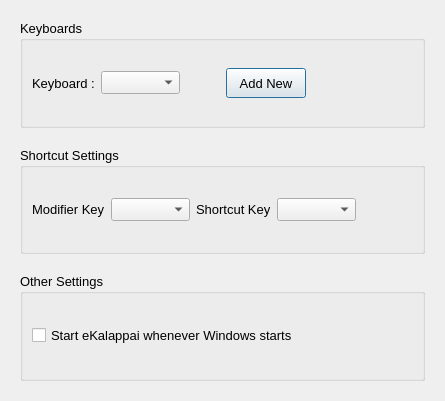
<?xml version="1.0" encoding="UTF-8"?>
<ui version="4.0">
 <class>Dialog</class>
 <widget class="QDialog" name="Dialog">
  <property name="geometry">
   <rect>
    <x>0</x>
    <y>0</y>
    <width>445</width>
    <height>401</height>
   </rect>
  </property>
  <property name="windowTitle">
   <string>Dialog</string>
  </property>
  <layout class="QVBoxLayout" name="verticalLayout_3">
   <item>
    <widget class="QStackedWidget" name="stacked_widget">
     <property name="currentIndex">
      <number>0</number>
     </property>
     <widget class="QWidget" name="settings_page">
      <layout class="QHBoxLayout" name="horizontalLayout_7">
       <item>
        <layout class="QVBoxLayout" name="verticalLayout">
         <item>
          <widget class="QGroupBox" name="groupBox">
           <property name="font">
            <font>
             <pointsize>10</pointsize>
            </font>
           </property>
           <property name="title">
            <string>Keyboards</string>
           </property>
           <layout class="QHBoxLayout" name="horizontalLayout_3">
            <item>
             <widget class="QLabel" name="label">
              <property name="text">
               <string>Keyboard :</string>
              </property>
             </widget>
            </item>
            <item>
             <widget class="QComboBox" name="keyboard_cbox"/>
            </item>
            <item>
             <spacer name="horizontalSpacer">
              <property name="orientation">
               <enum>Qt::Horizontal</enum>
              </property>
              <property name="sizeType">
               <enum>QSizePolicy::Fixed</enum>
              </property>
              <property name="sizeHint" stdset="0">
               <size>
                <width>40</width>
                <height>20</height>
               </size>
              </property>
             </spacer>
            </item>
            <item>
             <widget class="QPushButton" name="add_new_button">
              <property name="minimumSize">
               <size>
                <width>0</width>
                <height>30</height>
               </size>
              </property>
              <property name="text">
               <string>Add New</string>
              </property>
              <property name="icon">
               <iconset resource="../../ekalappai/pykalappai/resources/ekalappai.qrc">
                <normaloff>:/icon/add_file_icon</normaloff>
                <normalon>:/icon/add_file_icon</normalon>:/icon/add_file_icon</iconset>
              </property>
             </widget>
            </item>
            <item>
             <spacer name="horizontalSpacer_3">
              <property name="orientation">
               <enum>Qt::Horizontal</enum>
              </property>
              <property name="sizeHint" stdset="0">
               <size>
                <width>40</width>
                <height>20</height>
               </size>
              </property>
             </spacer>
            </item>
           </layout>
          </widget>
         </item>
         <item>
          <spacer name="verticalSpacer">
           <property name="orientation">
            <enum>Qt::Vertical</enum>
           </property>
           <property name="sizeType">
            <enum>QSizePolicy::Fixed</enum>
           </property>
           <property name="sizeHint" stdset="0">
            <size>
             <width>17</width>
             <height>13</height>
            </size>
           </property>
          </spacer>
         </item>
         <item>
          <widget class="QGroupBox" name="groupBox_2">
           <property name="font">
            <font>
             <pointsize>10</pointsize>
            </font>
           </property>
           <property name="title">
            <string>Shortcut Settings</string>
           </property>
           <layout class="QHBoxLayout" name="horizontalLayout">
            <item>
             <widget class="QLabel" name="label_2">
              <property name="text">
               <string>Modifier Key</string>
              </property>
             </widget>
            </item>
            <item>
             <widget class="QComboBox" name="modifier_cbox"/>
            </item>
            <item>
             <widget class="QLabel" name="label_3">
              <property name="text">
               <string>Shortcut Key</string>
              </property>
             </widget>
            </item>
            <item>
             <widget class="QComboBox" name="shortcut_key_cbox"/>
            </item>
            <item>
             <spacer name="horizontalSpacer_2">
              <property name="orientation">
               <enum>Qt::Horizontal</enum>
              </property>
              <property name="sizeHint" stdset="0">
               <size>
                <width>40</width>
                <height>20</height>
               </size>
              </property>
             </spacer>
            </item>
           </layout>
          </widget>
         </item>
         <item>
          <spacer name="verticalSpacer_2">
           <property name="orientation">
            <enum>Qt::Vertical</enum>
           </property>
           <property name="sizeType">
            <enum>QSizePolicy::Fixed</enum>
           </property>
           <property name="sizeHint" stdset="0">
            <size>
             <width>17</width>
             <height>13</height>
            </size>
           </property>
          </spacer>
         </item>
         <item>
          <widget class="QGroupBox" name="groupBox_3">
           <property name="font">
            <font>
             <pointsize>10</pointsize>
            </font>
           </property>
           <property name="title">
            <string>Other Settings</string>
           </property>
           <layout class="QHBoxLayout" name="horizontalLayout_2">
            <item>
             <widget class="QCheckBox" name="start_windows_check">
              <property name="text">
               <string>Start eKalappai whenever Windows starts</string>
              </property>
             </widget>
            </item>
           </layout>
          </widget>
         </item>
        </layout>
       </item>
      </layout>
     </widget>
     <widget class="QWidget" name="keyboard_add_page">
      <layout class="QVBoxLayout" name="verticalLayout_4">
       <item>
        <widget class="QGroupBox" name="groupBox_4">
         <property name="font">
          <font>
           <pointsize>10</pointsize>
          </font>
         </property>
         <property name="title">
          <string>Add Keyboard</string>
         </property>
         <layout class="QGridLayout" name="gridLayout">
          <item row="0" column="2" colspan="2">
           <widget class="QLineEdit" name="file_path_tview">
            <property name="styleSheet">
             <string notr="true">background-color : #F6F6F6;</string>
            </property>
            <property name="readOnly">
             <bool>true</bool>
            </property>
            <property name="placeholderText">
             <string>Your Scim file path</string>
            </property>
           </widget>
          </item>
          <item row="0" column="1">
           <widget class="QLabel" name="label_5">
            <property name="text">
             <string>Scim Table Path</string>
            </property>
           </widget>
          </item>
          <item row="1" column="1">
           <spacer name="verticalSpacer_3">
            <property name="orientation">
             <enum>Qt::Vertical</enum>
            </property>
            <property name="sizeType">
             <enum>QSizePolicy::Fixed</enum>
            </property>
            <property name="sizeHint" stdset="0">
             <size>
              <width>20</width>
              <height>10</height>
             </size>
            </property>
           </spacer>
          </item>
          <item row="2" column="4">
           <widget class="QPushButton" name="back_button">
            <property name="text">
             <string>Go Back</string>
            </property>
            <property name="icon">
             <iconset>
              <normalon>:/icon/settings_icon</normalon>
             </iconset>
            </property>
           </widget>
          </item>
          <item row="0" column="5">
           <spacer name="horizontalSpacer_4">
            <property name="orientation">
             <enum>Qt::Horizontal</enum>
            </property>
            <property name="sizeHint" stdset="0">
             <size>
              <width>25</width>
              <height>20</height>
             </size>
            </property>
           </spacer>
          </item>
          <item row="0" column="4">
           <widget class="QPushButton" name="browse_button">
            <property name="text">
             <string>Browse</string>
            </property>
            <property name="icon">
             <iconset>
              <normalon>:/icon/browse_icon</normalon>
             </iconset>
            </property>
           </widget>
          </item>
          <item row="2" column="2">
           <widget class="QPushButton" name="clear_button">
            <property name="text">
             <string>Clear</string>
            </property>
            <property name="icon">
             <iconset>
              <normalon>:/icon/clear_icon</normalon>
             </iconset>
            </property>
           </widget>
          </item>
          <item row="2" column="3">
           <widget class="QPushButton" name="add_button">
            <property name="text">
             <string>Add</string>
            </property>
            <property name="icon">
             <iconset>
              <normalon>:/icon/add_file_icon</normalon>
             </iconset>
            </property>
           </widget>
          </item>
          <item row="0" column="0">
           <spacer name="horizontalSpacer_5">
            <property name="orientation">
             <enum>Qt::Horizontal</enum>
            </property>
            <property name="sizeHint" stdset="0">
             <size>
              <width>40</width>
              <height>20</height>
             </size>
            </property>
           </spacer>
          </item>
          <item row="1" column="2" colspan="2">
           <widget class="QLabel" name="error_msg">
            <property name="font">
             <font>
              <pointsize>8</pointsize>
             </font>
            </property>
            <property name="text">
             <string/>
            </property>
           </widget>
          </item>
         </layout>
        </widget>
       </item>
       <item>
        <widget class="QGroupBox" name="groupBox_5">
         <property name="font">
          <font>
           <pointsize>10</pointsize>
          </font>
         </property>
         <property name="title">
          <string>Remove Keyboards</string>
         </property>
         <layout class="QVBoxLayout" name="verticalLayout_2">
          <item>
           <layout class="QHBoxLayout" name="horizontalLayout_4">
            <item>
             <spacer name="horizontalSpacer_6">
              <property name="orientation">
               <enum>Qt::Horizontal</enum>
              </property>
              <property name="sizeHint" stdset="0">
               <size>
                <width>40</width>
                <height>20</height>
               </size>
              </property>
             </spacer>
            </item>
            <item>
             <widget class="QPushButton" name="remove_button">
              <property name="maximumSize">
               <size>
                <width>200</width>
                <height>16777215</height>
               </size>
              </property>
              <property name="text">
               <string>Remove</string>
              </property>
             </widget>
            </item>
           </layout>
          </item>
          <item>
           <widget class="QTableWidget" name="keyboard_table"/>
          </item>
         </layout>
        </widget>
       </item>
      </layout>
     </widget>
    </widget>
   </item>
  </layout>
 </widget>
 <resources>
  <include location="../../ekalappai/pykalappai/resources/ekalappai.qrc"/>
 </resources>
 <connections/>
</ui>
